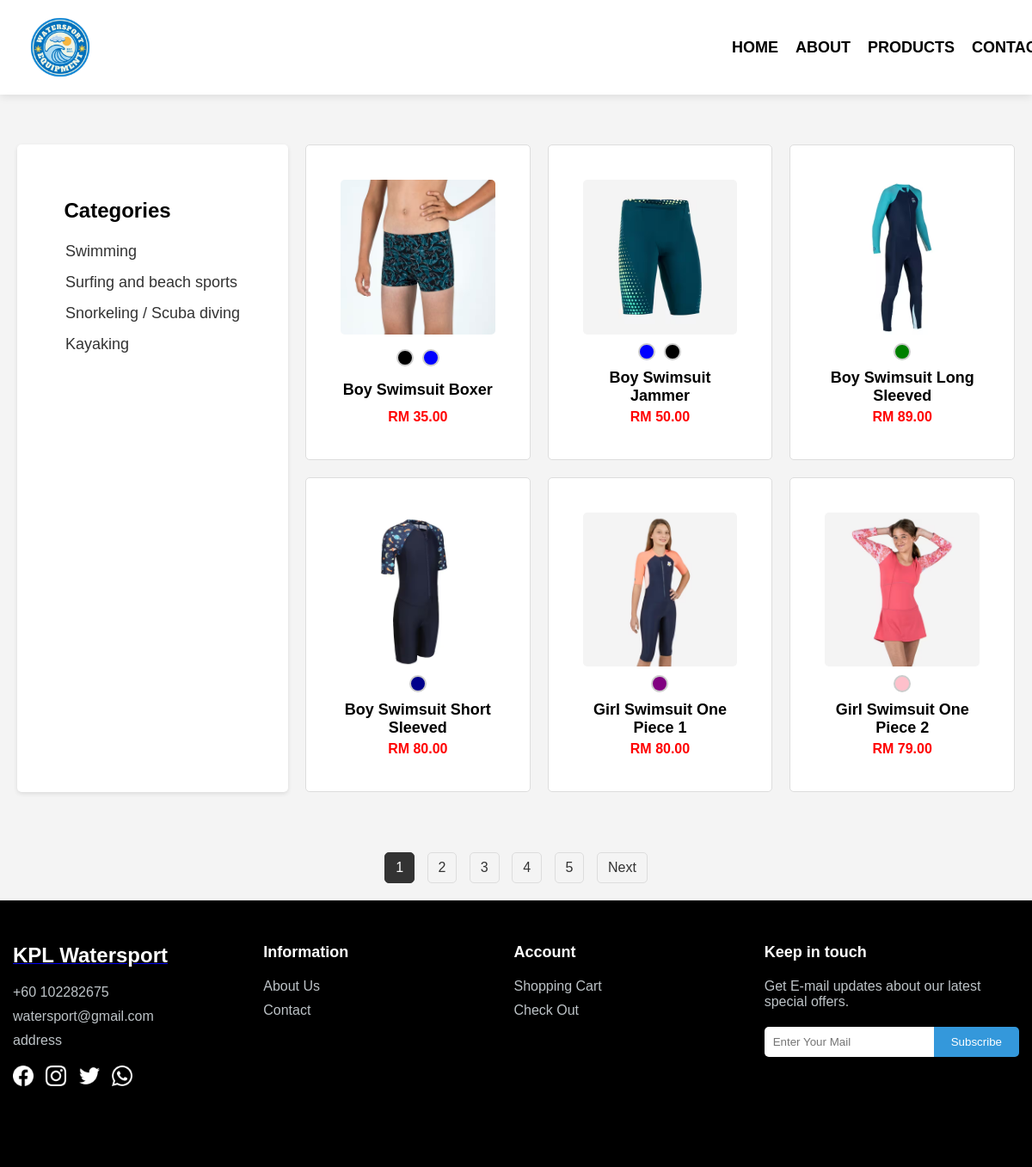
The page /product.php on the database its author committed.
### tables this page shows
CREATE TABLE `product` (
  `ProductID` int(11) NOT NULL,
  `ProductName` varchar(255) DEFAULT NULL,
  `ProductPrice` decimal(10,2) DEFAULT NULL,
  `ProductStock` int(11) DEFAULT NULL,
  `ProductDesc` text DEFAULT NULL,
  `CategoryID` int(11) DEFAULT NULL,
  `AdminID` int(11) DEFAULT NULL
);

CREATE TABLE `product_color` (
  `ProductColorID` int(11) NOT NULL,
  `ProductID` int(11) NOT NULL,
  `Color` varchar(50) NOT NULL,
  `Picture` varchar(255) DEFAULT NULL
);

### product.php (the view, shortened to what this page needs)
<?php
include 'header.php';
$host = '127.0.0.1';
$db = 'fyp';
$user = 'root';
$pass = '';
$charset = 'utf8mb4';
$dsn = "mysql:host=$host;dbname=$db;charset=$charset";
$options = [
    PDO::ATTR_ERRMODE => PDO::ERRMODE_EXCEPTION,
    PDO::ATTR_DEFAULT_FETCH_MODE => PDO::FETCH_ASSOC,
    PDO::ATTR_EMULATE_PREPARES => false,
];
try {
    $pdo = new PDO($dsn, $user, $pass, $options);
} catch (PDOException $e) {
    throw new PDOException($e->getMessage(), (int)$e->getCode());
}
$productsPerPage = 6;
$page = isset($_GET['page']) ? (int)$_GET['page'] : 1;
$offset = ($page - 1) * $productsPerPage;
$stmt = $pdo->query("SELECT COUNT(*) FROM product");
$totalProducts = $stmt->fetchColumn();
$totalPages = ceil($totalProducts / $productsPerPage);
$stmt = $pdo->prepare("SELECT * FROM product LIMIT :limit OFFSET :offset");
$stmt->bindValue(':limit', $productsPerPage, PDO::PARAM_INT);
$stmt->bindValue(':offset', $offset, PDO::PARAM_INT);
$stmt->execute();
$products = $stmt->fetchAll();
?>
<!DOCTYPE html>
<html lang="en">
<head>
    <link rel="stylesheet" href="product.css">
</head>
<body>
    <div class="container-shop">
        <div class="categories">
            <h2>Categories</h2>
            <ul>
                <li><a href="swimming.php">Swimming</a></li>
                <li><a href="surfing.php">Surfing and beach sports</a></li>
                <li><a href="snorkeling.php">Snorkeling / Scuba diving</a></li>
                <li><a href="kayaking.php">Kayaking</a></li>
            </ul>
        </div>
        <div class="products">
            <?php foreach ($products as $product): ?>
                <div class="product">
                    <div class="product-image">
                        <?php
                        $stmt = $pdo->prepare("SELECT Picture FROM product_color WHERE ProductID = :productId LIMIT 1");
                        $stmt->execute(['productId' => $product['ProductID']]);
                        $image = $stmt->fetch();
                        $imageSrc = $image ? 'image/' . $image['Picture'] : 'image/default-image.png';
                        ?>
                        <img id="product-image-<?= $product['ProductID'] ?>" src="<?= $imageSrc ?>" alt="<?= $product['ProductName'] ?>">
                    </div>
                    <div class="color-options">
                        <?php
                        $stmt = $pdo->prepare("SELECT Color, Picture FROM product_color WHERE ProductID = :productId");
                        $stmt->execute(['productId' => $product['ProductID']]);
                        $colors = $stmt->fetchAll();
                        foreach ($colors as $color): ?>
                            <div class="color-circle"
                                style="background-color: <?= $color['Color'] ?>;"
                                data-image="image/<?= $color['Picture'] ?>"
                                onclick="changeImage('product-image-<?= $product['ProductID'] ?>', 'image/<?= $color['Picture'] ?>')">
                            </div>
                    <?php endforeach; ?>
                    </div>
                    <h3><?= $product['ProductName'] ?></h3>
                    <p>RM <?= number_format($product['ProductPrice'], 2) ?></p>
                </div>
            <?php endforeach; ?>
        </div>
    </div>
    <div class="pagination">
        <?php for ($i = 1; $i <= $totalPages; $i++): ?>
            <a href="?page=<?= $i ?>" class="page <?= $i === $page ? 'active' : '' ?>"><?= $i ?></a>
        <?php endfor; ?>
        <?php if ($page < $totalPages): ?>
            <a href="?page=<?= $page + 1 ?>" class="page">Next</a>
        <?php endif; ?>
    </div>
</body>
</html>
<?php
include 'footer.php';
?>

### header.php (shortened to what this page needs)
<?php
var_dump($_SESSION);
?>
<!DOCTYPE html>
<html lang="en">
<head>
    <link rel="stylesheet" href="style.css">
</head>
<body>
    <header>
        <div class="logo">
            <img src="logo.png" alt="Watersport Equipment Shop Logo">
        </div>
        <nav>
            <ul>
                <li><a href="index.php">HOME</a></li>
                <li><a href="about.php">ABOUT</a></li>
                <li><a href="product.php">PRODUCTS</a></li>
                <li><a href="contact.php">CONTACT</a></li>
            </ul>
        </nav>
    </header>
</html>

### footer.php (shortened to what this page needs)
<footer class="footer-section">
    <div class="container">
        <div class="row" style="padding-bottom: 40px;">
            <div class="col-lg-3">
                <div class="footer-left">
                    <div class="footer-logo">
                        <a href="index.php">
                            <span>KPL Watersport</span>
                        </a>
                    </div>
                    <ul>
                        <li>+60 102282675</li>
                        <li>watersport@gmail.com</li>
                        <li>address</li>
                    </ul>
                    <div class="footer-social">
                        <a href="https://www.facebook.com/" target="_blank">
                            <img src="facebook.png" alt="Facebook">
                        </a>
                        <a href="https://www.instagram.com/?hl=en" target="_blank">
                            <img src="instagram.png" alt="Instagram">
                        </a>
                        <a href="#" target="_blank">
                            <img src="twitter.png" alt="Twitter">
                        </a>
                        <a href="#" target="_blank">
                            <img src="whatsapp.png" alt="WhatsApp">
                        </a>
                    </div>
                </div>
            </div>
            <div class="col-lg-2 offset-lg-1">
                <div class="footer-widget">
                    <h5>Information</h5>
                    <ul>
                        <li><a href="about.php">About Us</a></li>
                        <li><a href="contact.php">Contact</a></li>
                    </ul>
                </div>
            </div>
            <div class="col-lg-2">
                <div class="footer-widget">
                    <h5>Account</h5>
                    <ul>
                        <li><a href="<?php echo isset($_SESSION['user_id']) ? 'shopping-cart.php' : 'login.php'; ?>">Shopping Cart</a></li>
                        <li><a href="<?php echo isset($_SESSION['user_id']) ? 'check-out.php' : 'login.php'; ?>">Check Out</a></li>
                    </ul>
                </div>
            </div>
            <div class="col-lg-4">
                <div class="newslatter-item">
                    <h5>Keep in touch</h5>
                    <p>Get E-mail updates about our latest special offers.</p>
                    <form action="index.php" class="subscribe-form">
                        <input type="text" placeholder="Enter Your Mail">
                        <button type="button">Subscribe</button>
                    </form>
                </div>
            </div>
        </div>
    </div>
</footer>

### style.css (style rules this page uses)
* { margin: 0; padding: 0; box-sizing: border-box; font-family: Arial, sans-serif; }
.active { background-color: black; }
.categories { display: flex; justify-content: center; gap: 20px; padding: 50px 0; }
.categories { display: flex; justify-content: center; gap: 20px; padding: 50px 0; flex-wrap: wrap; }
* { margin: 0; padding: 0; box-sizing: border-box; }

### product.css (style rules this page uses)
body { font-family: Arial, sans-serif; margin: 0; padding: 0; background-color: #f4f4f4; }
.container-shop { display: flex; max-width: 1200px; margin: 0 auto; padding: 150px 20px 20px; gap: 20px; }
.categories { flex: 1; background-color: #fff; padding: 20px; border-radius: 5px; box-shadow: 0 2px 5px rgba(0, 0, 0, 0.1); }
.categories h2 { font-size: 24px; margin-bottom: 10px; transform: translate(-33%,15%); }
.categories ul li { margin-bottom: 15px; }
.categories ul li a { text-decoration: none; color: #333; font-size: 18px; }
.products { flex: 3; display: grid; grid-template-columns: repeat(3, 1fr); gap: 20px; }
.product { background-color: #fff; border: 1px solid #ddd; border-radius: 5px; padding: 40px; text-align: center; height: auto; display: flex; flex-direction: column; justify-content: space-between; align-items: center; }
.product h3 { margin-top: 10px; margin-bottom: 5px; font-size: 18px; font-weight: bold; }
.product p { color: red; font-size: 16px; font-weight: bold; margin: 0; }
.product-image { position: relative; overflow: hidden; border-radius: 5px; }
.product-image img { width: 100%; height: auto; transition: transform 0.3s ease; }
.pagination { text-align: center; margin-top: 30px; padding: 20px; }
.pagination .page { display: inline-block; padding: 8px 12px; margin: 0 5px; text-decoration: none; color: #333; border: 1px solid #ddd; border-radius: 5px; }

### header.php (style rules this page uses)
header { background-color: white; display: flex; align-items: center; justify-content: space-between; padding: 15px 30px; position: fixed; top: 0; width: 100%; box-shadow: 0px 2px 10px rgba(0, 0, 0, 0.1); z-index: 1000; }
.logo img { width: 80px; height: auto; }
nav { margin-left: 65%; }
nav ul { list-style: none; display: flex; gap: 20px; }
nav ul li { display: inline; }
nav ul li a { text-decoration: none; color: black; font-size: 18px; font-weight: bold; transition: color 0.3s; }

### product.php (style rules this page uses)
.categories ul { list-style: none; padding: 0; margin: 0; transform: translateY(-55%); }
.color-options { display: flex; justify-content: center; gap: 10px; margin-top: 10px; }
.color-circle { width: 20px; height: 20px; border-radius: 50%; border: 2px solid #ccc; cursor: pointer; }
.pagination .page.active { background-color: #333; color: #fff; border-color: #333; }

### footer.php (style rules this page uses)
.footer-section { background-color:black; color: #ffffff; padding: 50px 0; width:100%; }
.footer-section { position: relative; bottom: 0; width: 100%; background-color: black; color: #ffffff; padding: 50px 0; }
.footer-section .container { max-width: 1200px; margin: 0 auto; padding: 0 15px; }
.footer-section .row { display: flex; flex-wrap: wrap; margin: 0 -15px; }
.footer-section .col-lg-3, .footer-section .col-lg-2, .footer-section .col-lg-4 { padding: 0 15px; flex: 1; }
.footer-left .footer-logo span { font-size: 24px; font-weight: bold; color: #ffffff; }
.footer-left ul { list-style: none; padding: 0; margin: 20px 0; }
.footer-left ul li { margin-bottom: 10px; color: #bdc3c7; }
.footer-social a { display: inline-block; margin-right: 10px; color: #ffffff; font-size: 18px; transition: color 0.3s; }
.footer-social img { width: 24px; height: 24px; }
.footer-widget h5 { font-size: 18px; font-weight: bold; margin-bottom: 20px; color: #ffffff; }
.footer-widget ul { list-style: none; padding: 0; margin: 0; }
.footer-widget ul li { margin-bottom: 10px; }
.footer-widget ul li a { color: #bdc3c7; text-decoration: none; transition: color 0.3s; }
.newslatter-item h5 { font-size: 18px; font-weight: bold; margin-bottom: 20px; color: #ffffff; }
.newslatter-item p { color: #bdc3c7; margin-bottom: 20px; }
.subscribe-form { display: flex; }
.subscribe-form input { flex: 1; padding: 10px; border: none; border-radius: 5px 0 0 5px; }
.subscribe-form button { padding: 10px 20px; background-color: #3498db; color: #ffffff; border: none; border-radius: 0 5px 5px 0; cursor: pointer; transition: background-color 0.3s; }

### rows shown on the page
product: product_color.Picture (picture), ProductName "Boy Swimsuit Boxer", ProductPrice "35.00"
product: product_color.Picture (picture), ProductName "Boy Swimsuit Jammer", ProductPrice "50.00"
product: product_color.Picture (picture), ProductName "Boy Swimsuit Long Sleeved", ProductPrice "89.00"
product: product_color.Picture (picture), ProductName "Boy Swimsuit Short Sleeved", ProductPrice "80.00"
product: product_color.Picture (picture), ProductName "Girl Swimsuit One Piece 1", ProductPrice "80.00"
product: product_color.Picture (picture), ProductName "Girl Swimsuit One Piece 2", ProductPrice "79.00"
